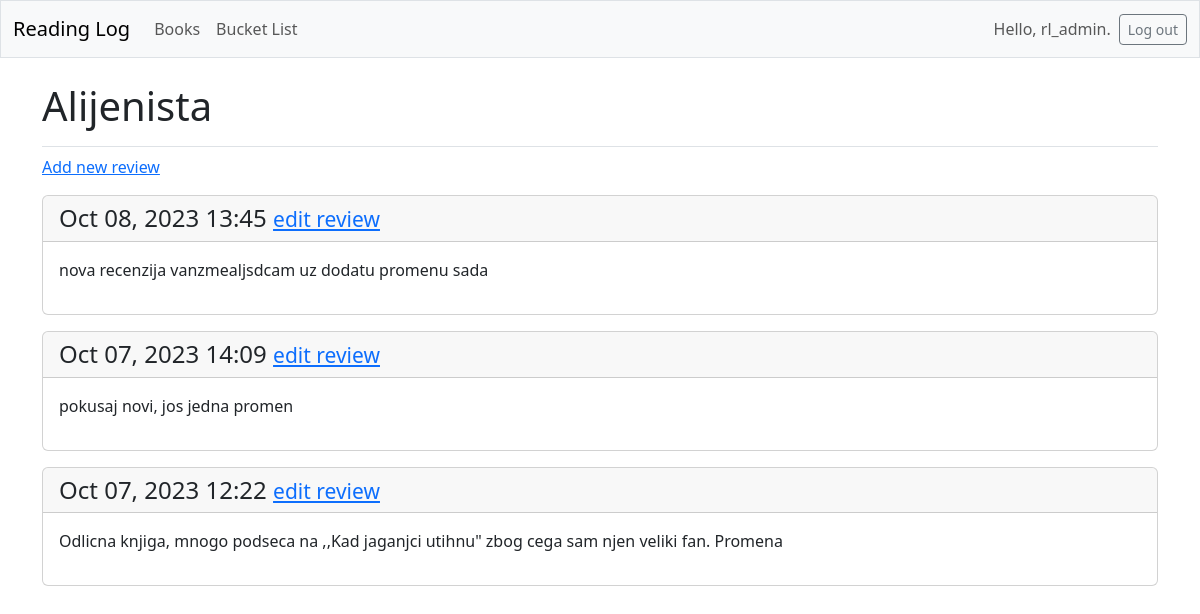
Screenshot of /books/1/ (signed in) with the database file from the repository.
### reading_log/models.py (models this page shows, shortened)
class Book(models.Model):
    text = models.CharField(max_length=200)
    date_added = models.DateTimeField(auto_now_add=True)
    owner = models.ForeignKey(User, on_delete=models.CASCADE)
    in_bucket_list = models.BooleanField(default=False)

class Review(models.Model):
    book = models.ForeignKey(Book, on_delete=models.CASCADE)
    text = models.TextField()
    date_added = models.DateTimeField(auto_now_add=True)
    class Meta:
        verbose_name_plural = 'reviews'

### reading_log/views.py (the view)
# urls.py: path('books/<int:book_id>/', views.book, name='book'),
@login_required
def book(request, book_id):
    book = Book.objects.get(id=book_id)
    if book.owner != request.user:
        raise Http404
    reviews = book.review_set.order_by('-date_added')
    context = {'book': book, 'reviews': reviews}
    return render(request, 'reading_log/book.html', context)

### reading_log/templates/reading_log/book.html
{% extends 'reading_log/base.html' %}
{% block page_header %}
  <h1>{{ book.text }}</h1>
{% endblock page_header %}
{% block content %}
  <p>
    <a href="{% url 'reading_log:new_review' book.id %}">Add new review</a>
  </p>
  {% for review in reviews %}
    <div class="card mb-3">
      <h4 class="card-header">
        {{ review.date_added|date:'M d, Y H:i' }}
        <small><a href="{% url 'reading_log:edit_review' review.id %}">
          edit review</a></small>
      </h4>
      <div class="card-body">{{ review.text|linebreaks }}</div>
    </div>
  {% empty %}
    <p>There are no reviews for this book yet.</p>
  {% endfor %}
{% endblock content %}

### reading_log/templates/reading_log/base.html (shortened to what this page needs)
<!doctype html>
<html lang="en">
<head>
  {% load django_bootstrap5 %}
  {% bootstrap_css %}
</head>
<body>
  <nav class="navbar navbar-expand-md navbar-light bg-light mb-4 border">
    <div class="container-fluid">
      <a class="navbar-brand" href="{% url 'reading_log:index' %}">
          Reading Log</a>
      <div class="collapse navbar-collapse" id="navbarCollapse">
        <ul class="navbar-nav me-auto mb-2 mb-md-0">
          <li class="nav-item">
            <a class="nav-link" href="{% url 'reading_log:books' %}">
              Books</a>
          </li>
          <li class="nav-item">
            <a class="nav-link" href="{% url 'reading_log:bucket_list' %}">
              Bucket List</a>
          </li>
        </ul>
        <ul class="navbar-nav ms-auto mb-2 mb-md-0">
          {% if user.is_authenticated %}
            <li class="nav-item">
              <span class="navbar-text me-2">Hello, {{ user.username }}.
                </span></li>
          {% endif %}
        </ul>
        {% if user.is_authenticated %}
          <form action="{% url 'accounts:logout' %}" method='post'>
            <button name='submit' class='btn btn-outline-secondary btn-sm'>
              Log out</button>
          </form>
        {% endif %}
      </div>
    </div>
  </nav>
  <main class="container">
    <div class="pb-2 mb-2 border-bottom">
      {% block page_header %}{% endblock page_header %}
    </div>
    <div>
      {% block content %}{% endblock content %}
    </div>
  </main>
</body>
</html>

### rows the page displays
Book: text "Alijenista"
Review: date_added "Oct 08, 2023 13:45", text "nova recenzija vanzmealjsdcam uz dodatu promenu sada"
Review: date_added "Oct 07, 2023 14:09", text "pokusaj novi, jos jedna promen"
Review: date_added "Oct 07, 2023 12:22", text "Odlicna knjiga, mnogo podseca na ,,Kad jaganjci utihnu\" zbog cega sam njen veliki fan. Promena"

### other values shown
{{ user.username }} "rl_admin"
